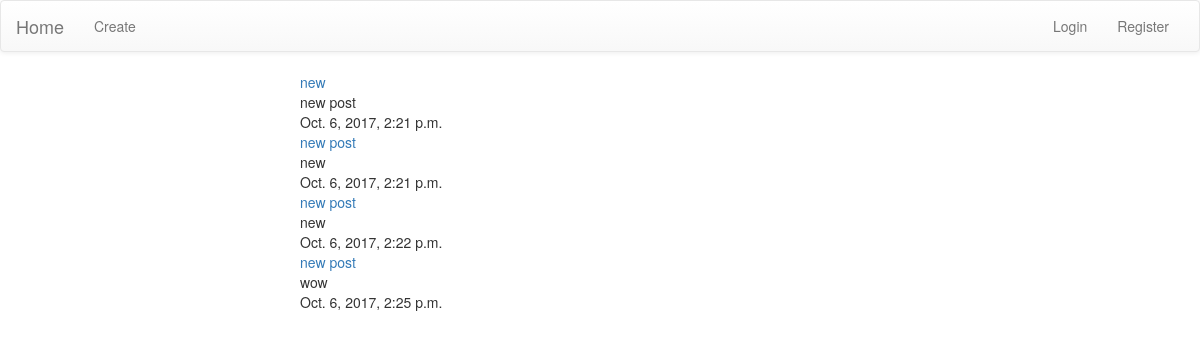
The page / on the database its author committed.
### Main/models.py (models this page shows, shortened)
class Event(models.Model):
    title = models.CharField(max_length=100)
    description = models.TextField()
    slug = models.SlugField(unique=True)
    timestamp = models.DateTimeField(auto_now=False, auto_now_add=True)
    def get_absolute_url(self):
        return reverse("Main:detail",kwargs={"slug":self.slug})

### Main/views.py (the view)
# urls.py: url(r'^$',post_list,name='list'),
def post_list(request):
    queryset = Event.objects.all()
    context = {
        "event_list":queryset,
        "title":"All Events"
    }
    return render(request, "event_list.html", context)

### Main/templates/event_list.html
{% extends "base.html" %}
{% block content %}
          <div class="container-fluid">
              <div class="row">
                  <div class="col-md-offset-3">
                      {% for obj in  event_list %}
            <a href=' {{ obj.get_absolute_url }} '> {{obj.title}} <br> </a>
                        {{obj.description}} <br>
                        {{obj.timestamp}} <br>
                      {% endfor %}
                  </div>
              </div>
          </div>
        {% endblock content %}

### Main/templates/base.html (shortened to what this page needs)
<!DOCTYPE html>
<html lang="en">
    <head>
<link rel="stylesheet" href="https://maxcdn.bootstrapcdn.com/bootstrap/3.3.7/css/bootstrap.min.css">
<link rel="stylesheet" href="https://maxcdn.bootstrapcdn.com/bootstrap/3.3.7/css/bootstrap-theme.min.css">
    </head>
    <body>
        <nav class="navbar navbar-default">
  <div class="container-fluid">
    <div class="navbar-header">
      <a class="navbar-brand" href="{% url 'Main:list' %}">Home</a>
    </div>
    <div class="collapse navbar-collapse" id="bs-example-navbar-collapse-1">
      <ul class="nav navbar-nav">
        <li><a href="{% url 'Main:create' %}">Create</a></li>
      </ul>
      <ul class="nav navbar-nav navbar-right">
          {% if not request.user.is_authenticated %}
        <li><a href="{% url 'login' %}">Login</a></li>
         <li><a href="{% url 'login' %}">Register</a></li>
         {% else %}
         <li><a href="#">WELCOME {{user.username}}</a></li>
         <li><a href="{% url 'logout' %}">Logout</a></li>
          {% endif %}
      </ul>
    </div>
  </div>
</nav>
        {% block content %}
        {% endblock content %}
    </body>
</html>

### rows shown on the page
Event: title "new", description "new post", timestamp "Oct. 6, 2017, 2:21 p.m."
Event: title "new post", description "new", timestamp "Oct. 6, 2017, 2:21 p.m."
Event: title "new post", description "new", timestamp "Oct. 6, 2017, 2:22 p.m."
Event: title "new post", description "wow", timestamp "Oct. 6, 2017, 2:25 p.m."
